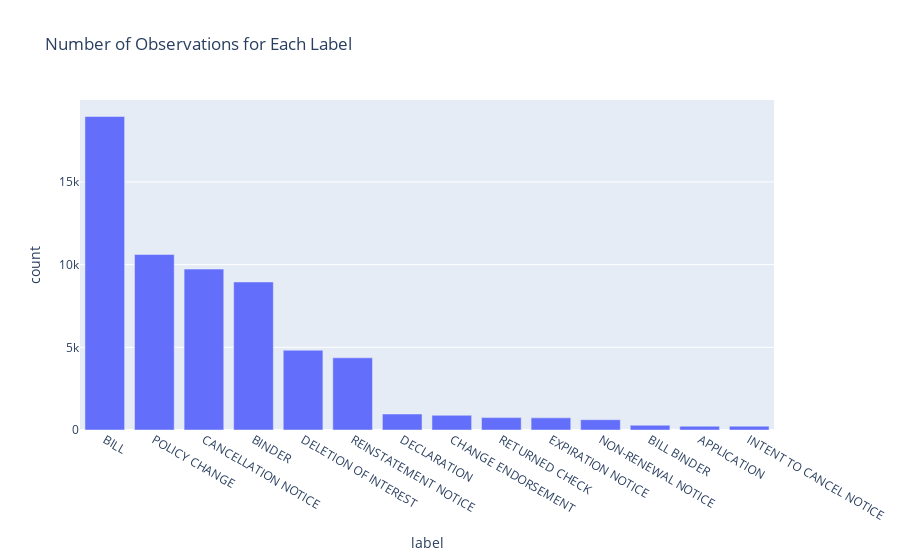

Notebook code cell kept with this figure:
### Code cell
# Check the number of rows for each label
count = data_frame.groupby(['label']).agg(['count'])
count = count.reset_index()
count.columns = (['label','count'])
count.sort_values(by = ['count'],ascending = False, inplace = True)
fig = px.bar(count, x = 'label', y = 'count',title = 'Number of Observations for Each Label')
fig.show()

### Figure 1 — Plotly figure (JSON) as saved in the notebook; plotly's stock layout.template omitted (floating-point values rounded to 4 significant figures)
{"data": [{"alignmentgroup": "True", "hovertemplate": "label=%{x}<br>count=%{y}<extra></extra>", "legendgroup": "", "marker": {"color": "#636efa"}, "name": "", "offsetgroup": "", "orientation": "v", "showlegend": false, "textposition": "auto", "type": "bar", "x": ["BILL", "POLICY CHANGE", "CANCELLATION NOTICE", "BINDER", "DELETION OF INTEREST", "REINSTATEMENT NOTICE", "DECLARATION", "CHANGE ENDORSEMENT", "RETURNED CHECK", "EXPIRATION NOTICE", "NON-RENEWAL NOTICE", "BILL BINDER", "APPLICATION", "INTENT TO CANCEL NOTICE"], "xaxis": "x", "y": [18959, 10616, 9729, 8952, 4826, 4367, 967, 889, 749, 734, 624, 289, 229, 229], "yaxis": "y"}], "layout": {"barmode": "relative", "legend": {"tracegroupgap": 0}, "title": {"text": "Number of Observations for Each Label"}, "xaxis": {"anchor": "y", "domain": [0, 1], "title": {"text": "label"}}, "yaxis": {"anchor": "x", "domain": [0, 1], "title": {"text": "count"}}}}
